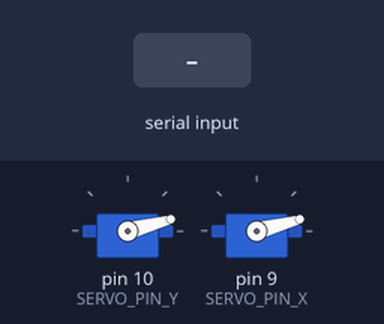
Bench run of a sketch on a simulated Arduino Uno, built with avr-gcc and run on an emulated ATmega328P. On the bench: 2 × servo. Inputs (shaded band) come from the test bench. What the sketch prints to the serial monitor is not drawn.

Above: at 1.7 s.
1.8 s: "90,45,200\n" received over Serial
At 4.1 s:
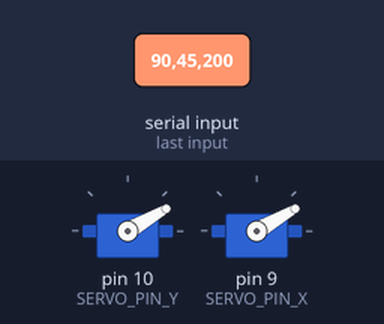
4.8 s: "1,90,45\n" received over Serial
At 7.5 s:
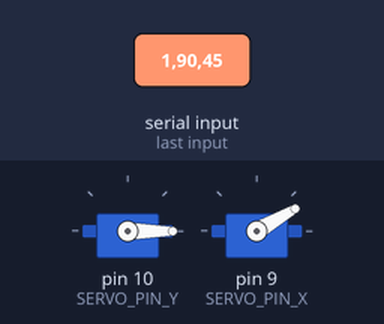
7.8 s: "30,150,10\n" received over Serial
At 10.6 s:
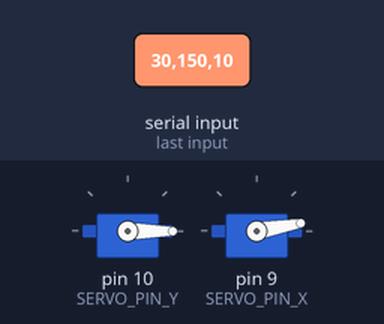
10.8 s: "90,45,200,10\n" received over Serial
At 12.7 s:
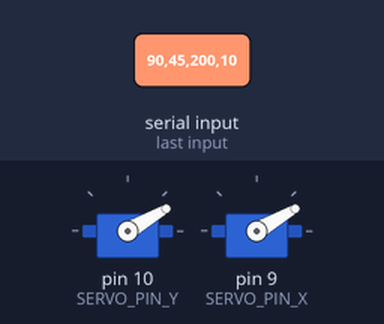
Timing chart, 0 to 14.2 s (numbered marks = the images above; inputs shaded):
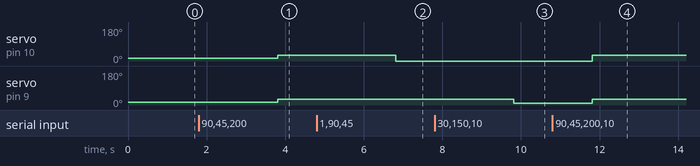

Measured:
- after the input at 1.8 s, servo on pin 10 (SERVO_PIN_Y), servo on pin 9 (SERVO_PIN_X): 15° → 30° after 2.0 s
- after the input at 4.8 s, servo on pin 10 (SERVO_PIN_Y): 30° → 0° after 2.0 s
- after the input at 7.8 s, servo on pin 9 (SERVO_PIN_X): 30° → 10° after 2.0 s
- after the input at 10.8 s, servo on pin 10 (SERVO_PIN_Y): 0° → 30° after 1.0 s; servo on pin 9 (SERVO_PIN_X): 10° → 30° after 1.0 s

The sketch:

servo_pid_1.ino
```cpp
#include <Servo.h>
#include <PID_v1.h>

#define SERVO_PIN_X 9
#define SERVO_PIN_Y 10
#define LIGHT_PIN 3
// PID
double setpoint_x,input_x,output_x;
double setpoint_y,input_y,output_y;
double Kp=1;
double Ki=0;
double Kd=0;
PID x_PID(&input_x,&output_x,&setpoint_x,Kp,Ki,Kd,DIRECT);
PID y_PID(&input_y,&output_y,&setpoint_y,Kp,Ki,Kd,DIRECT);
// SERVO MOTORS
Servo servo_x;
Servo servo_y;
// time
long previousMillis = 0;
unsigned long currentMillis;
int interval = 10; //
void setup()
{
  // INIT PID
  x_PID.SetSampleTime(interval);
  y_PID.SetSampleTime(interval);
  x_PID.SetOutputLimits(0,30);
  y_PID.SetOutputLimits(0,30);
  x_PID.SetMode(AUTOMATIC);
  y_PID.SetMode(AUTOMATIC);
  //INIT SERVO
  servo_x.attach(SERVO_PIN_Y);
  servo_y.attach(SERVO_PIN_X);
  servo_x.write(15); //move to default position
  servo_y.write(15);
  // init serial
  Serial.begin(9600);
  delay(500);
}

void loop()
{
  currentMillis = millis();
  if(currentMillis - previousMillis >= interval)
  {
    previousMillis = currentMillis;
    if(Serial.available() >0)
    {
      setpoint_x = Serial.parseInt();
      input_x = Serial.parseInt();
      setpoint_y = Serial.parseInt();
      input_y = Serial.parseInt();
      int brightness = Serial.parseInt();
      Serial.read(); // flush last ',' from serial buffer,

      x_PID.Compute();
      y_PID.Compute();
      /*
      output_x = constrain(output_x,0,30); // servo should rotate between 0 and 30 deg,
      output_x = constrain(output_y,0,30);
      brightness = constrain(msg_brightness,0,255);
      */
      servo_x.write(output_x);
      servo_y.write(output_y);
      Serial.write((char)output_x);
      Serial.write((char)output_y);

      //analogWrite(3, msg_bightness);
    }
  }
  delay(1);
}
```
